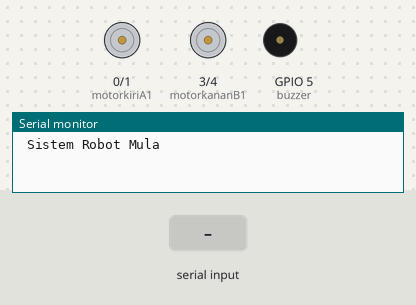
This sketch was run on a simulated ESP32-C3. Shown: motor-driver pin pairs drawn as motors (green arrow = first pin HIGH = forward, orange = second pin HIGH = backward, longer = more drive), buzzer (waves = sounding, pin HIGH), the last lines printed to the serial monitor. The test bench sets the inputs (shaded band).

Above: at 1.3 s.
1.4 s: "F" received over Serial
At 2.2 s:
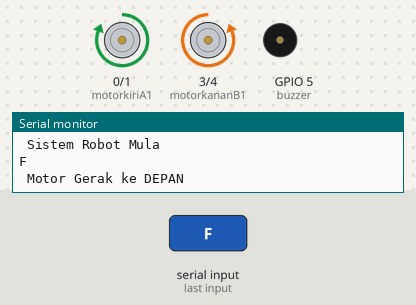
2.9 s: "B" received over Serial
At 3.3 s:
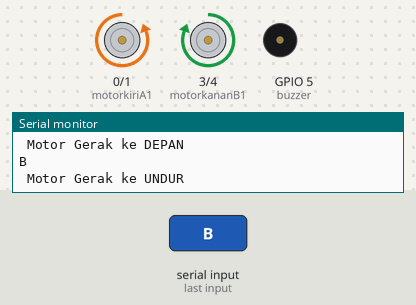
4.4 s: "L" received over Serial
At 5.6 s:
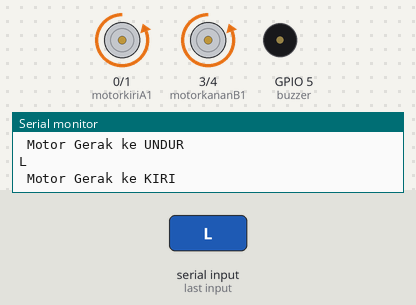
5.9 s: "R" received over Serial
At 6.8 s:
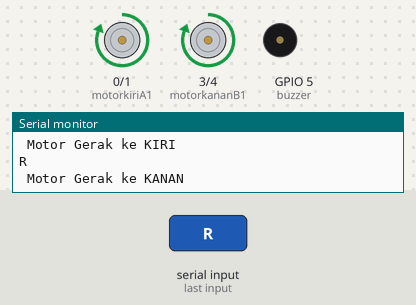
7.4 s: "H" received over Serial
At 8.0 s:
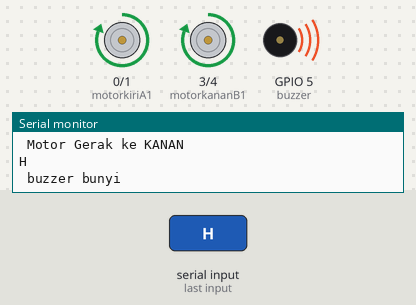
8.9 s: "S" received over Serial
At 10.3 s:
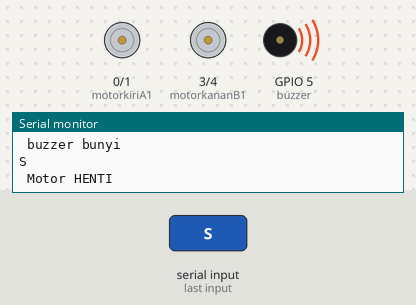
Timing chart, 0 to 11.4 s (numbered marks = the images above; inputs shaded):
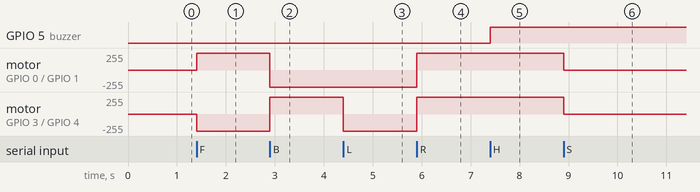

Measured:
- after the input at 1.4 s, motor on GPIO 0 (motorkiriA1) / GPIO 1 (motorkiriA2): stopped → forward 255/255 at once; motor on GPIO 3 (motorkananB1) / GPIO 4 (motorkananB2): stopped → backward 255/255 at once
- after the input at 2.9 s, motor on GPIO 0 (motorkiriA1) / GPIO 1 (motorkiriA2): forward 255/255 → backward 255/255 at once; motor on GPIO 3 (motorkananB1) / GPIO 4 (motorkananB2): backward 255/255 → forward 255/255 at once
- after the input at 4.4 s, motor on GPIO 3 (motorkananB1) / GPIO 4 (motorkananB2): forward 255/255 → backward 255/255 at once
- after the input at 5.9 s, motor on GPIO 0 (motorkiriA1) / GPIO 1 (motorkiriA2), motor on GPIO 3 (motorkananB1) / GPIO 4 (motorkananB2): backward 255/255 → forward 255/255 at once
- after the input at 7.4 s, GPIO 5 (buzzer): LOW → HIGH at once
- after the input at 8.9 s, motor on GPIO 0 (motorkiriA1) / GPIO 1 (motorkiriA2), motor on GPIO 3 (motorkananB1) / GPIO 4 (motorkananB2): forward 255/255 → stopped at once

The sketch:

sumoESP32C3_ser.ino
```cpp
/*-------------- SUMO ROBOT ESP32-C3------------------------
  ===================  Seksyen 1 - HEADER        ===================
  ------------------------------------------------------------------*/
//-------------------------------------------------------------------
//=  A. - Library  - #include and #define  yang diperlukan          =
//-------------------------------------------------------------------
#define motorkiriA1   0
#define motorkiriA2   1
#define motorkananB1  3
#define motorkananB2  4
#define buzzer 5

//-------------------------------------------------------------------
//=  B. - ISTIHAR Sambungan nama Pin dengan Nombor Fizikal PIN      =
//-------------------------------------------------------------------


//##################  Seksyen 1 - TAMAT #############################


//==================  Seksyen 2 - Fungsi Setup ======================
//-------------------------------------------------------------------
void setup() {

 //-- Motor KIRI
  pinMode(motorkiriA1, OUTPUT);
  pinMode(motorkiriA2, OUTPUT);
 //-- Motor Kanan  F
  pinMode(motorkananB1, OUTPUT);
  pinMode(motorkananB2, OUTPUT);
 //--  buzzer
  pinMode(buzzer, OUTPUT);

 //-- istihar fungsi komunikasi Serial.
  Serial.begin(115200);
  delay(100);
  Serial.println(" Sistem Robot Mula");
}

//##################  Seksyen 2 - TAMAT #############################


//==============  Seksyen 3 - Fungsi Utama (LOOP) ===================
//-------------------------------------------------------------------
void loop() {

  if(Serial.available()> 0){
    char dat = Serial.read();
    Serial.println(dat);


    //---Kawalan Motor Gerak ke DEPAN --
    if (dat=='F'){
      digitalWrite(motorkiriA1,HIGH);
      digitalWrite(motorkiriA2,LOW);
      digitalWrite(motorkananB1,LOW);
      digitalWrite(motorkananB2,HIGH);
      Serial.println(" Motor Gerak ke DEPAN");
    }

    //---Kawalan Motor Gerak ke Depan --
    else if (dat=='B'){
      digitalWrite(motorkiriA1,LOW);
      digitalWrite(motorkiriA2,HIGH);
      digitalWrite(motorkananB1,HIGH);
      digitalWrite(motorkananB2,LOW);
      Serial.println(" Motor Gerak ke UNDUR ");
    }

    //---Kawalan Motor Henti --
    else if (dat=='S'){
      digitalWrite(motorkiriA1,LOW);
      digitalWrite(motorkiriA2,LOW);
      digitalWrite(motorkananB1,LOW);
      digitalWrite(motorkananB2,LOW);
      Serial.println(" Motor HENTI");
    }

   //---Kawalan Motor Gerak ke KIRI --
    else if (dat=='L'){
      digitalWrite(motorkiriA1,LOW);
      digitalWrite(motorkiriA2,HIGH);
      digitalWrite(motorkananB1,LOW);
      digitalWrite(motorkananB2,HIGH);
      Serial.println(" Motor Gerak ke KIRI");
    }

   //---Kawalan Motor Gerak ke KANAN --
    else if (dat=='R'){
      digitalWrite(motorkiriA1,HIGH);
      digitalWrite(motorkiriA2,LOW);
      digitalWrite(motorkananB1,HIGH);
      digitalWrite(motorkananB2,LOW);
      Serial.println(" Motor Gerak ke KANAN");
    }

    else if (dat=='H'){
      digitalWrite(buzzer,HIGH);
      Serial.println(" buzzer bunyi");
    }

     else if (dat=='h'){
      digitalWrite(buzzer,LOW);
      Serial.println(" buzzer senyap");
    }
  }
}
```
